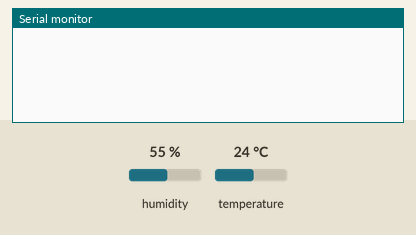
Recording of a sketch running on a simulated ESP8266 (NodeMCU). Parts: the last lines printed to the serial monitor. The test bench sets the inputs (shaded band); at power-on: humidity 55 %, temperature 24 °C. WiFi joins after 1.5 s; servers stay silent unless stated.

Above: at 3.0 s.
3.1 s: humidity set to 22 %
At 4.9 s:
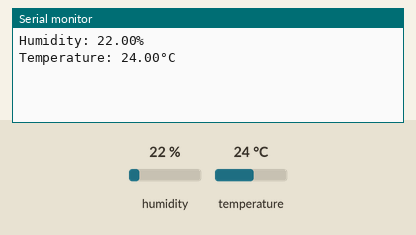
5.3 s: temperature set to 12 °C
At 6.6 s:
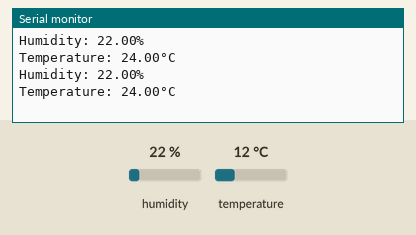
6.8 s: humidity set to 40 %
At 9.1 s:
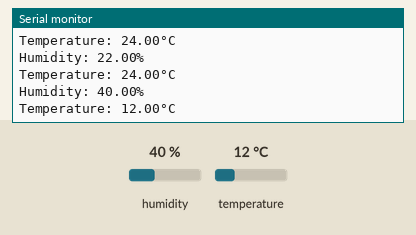

The sketch:

DHT11Sensor.ino
```cpp
#define BLYNK_TEMPLATE_ID "TMPL6kGsXKNxE"
#define BLYNK_TEMPLATE_NAME "ESP8266"
#define BLYNK_AUTH_TOKEN "XW0wHD2kI5aPXepVegdMnIr1Y0tXQQMC"

#define BLYNK_PRINT Serial

#include <ESP8266WiFi.h>
#include <BlynkSimpleEsp8266.h>
#include "DHT.h"

char ssid[] = "Shohan";
char pass[] = "shn12345";

#define DHTPIN 14  // Corrected: D5 = GPIO14
#define DHTTYPE DHT11

DHT dht(DHTPIN, DHTTYPE);
BlynkTimer timer;  // Use BlynkTimer instead of SimpleTimer

void sendSensor() {
  float h = dht.readHumidity();
  float t = dht.readTemperature();

  if (isnan(h) || isnan(t)) {
    Serial.println("Failed to read from DHT sensor!");
    return;
  }

  Serial.print("Humidity: "); Serial.print(h); Serial.println("%");
  Serial.print("Temperature: "); Serial.print(t); Serial.println("°C");

  Blynk.virtualWrite(V1, h);
  Blynk.virtualWrite(V2, t);
}

void setup() {
  Serial.begin(115200);
  dht.begin();
  Blynk.begin(BLYNK_AUTH_TOKEN, ssid, pass);
  timer.setInterval(2000L, sendSensor);  // Corrected: Using BlynkTimer
}

void loop() {
  Blynk.run();
  timer.run();
}
```

Measured:
- after the input at 3.1 s, the serial monitor: prints a new line after 0.73 s (image 1)
- after the input at 6.8 s, the serial monitor: prints a new line after 1.0 s (image 3)
